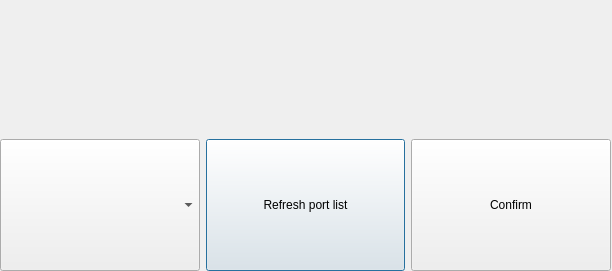
<?xml version="1.0" encoding="UTF-8"?>
<ui version="4.0">
 <class>Dialog</class>
 <widget class="QDialog" name="Dialog">
  <property name="geometry">
   <rect>
    <x>0</x>
    <y>0</y>
    <width>612</width>
    <height>271</height>
   </rect>
  </property>
  <property name="sizePolicy">
   <sizepolicy hsizetype="Minimum" vsizetype="Minimum">
    <horstretch>0</horstretch>
    <verstretch>0</verstretch>
   </sizepolicy>
  </property>
  <property name="windowTitle">
   <string>Dialog</string>
  </property>
  <widget class="QWidget" name="verticalLayoutWidget">
   <property name="geometry">
    <rect>
     <x>0</x>
     <y>0</y>
     <width>611</width>
     <height>271</height>
    </rect>
   </property>
   <layout class="QVBoxLayout" name="verticalLayout">
    <property name="sizeConstraint">
     <enum>QLayout::SetMaximumSize</enum>
    </property>
    <item>
     <widget class="QLabel" name="label">
      <property name="text">
       <string/>
      </property>
      <property name="pixmap">
       <pixmap resource="resources.qrc">:/images/logo.jpg</pixmap>
      </property>
      <property name="alignment">
       <set>Qt::AlignCenter</set>
      </property>
     </widget>
    </item>
    <item>
     <layout class="QHBoxLayout" name="horizontalLayout">
      <property name="sizeConstraint">
       <enum>QLayout::SetMinimumSize</enum>
      </property>
      <item>
       <widget class="QComboBox" name="port_list">
        <property name="sizePolicy">
         <sizepolicy hsizetype="Preferred" vsizetype="Minimum">
          <horstretch>0</horstretch>
          <verstretch>0</verstretch>
         </sizepolicy>
        </property>
       </widget>
      </item>
      <item>
       <widget class="QPushButton" name="refresh_button">
        <property name="sizePolicy">
         <sizepolicy hsizetype="Minimum" vsizetype="Minimum">
          <horstretch>0</horstretch>
          <verstretch>0</verstretch>
         </sizepolicy>
        </property>
        <property name="cursor">
         <cursorShape>PointingHandCursor</cursorShape>
        </property>
        <property name="text">
         <string>Refresh port list</string>
        </property>
       </widget>
      </item>
      <item>
       <widget class="QPushButton" name="confirm_button">
        <property name="sizePolicy">
         <sizepolicy hsizetype="Minimum" vsizetype="Minimum">
          <horstretch>0</horstretch>
          <verstretch>0</verstretch>
         </sizepolicy>
        </property>
        <property name="cursor">
         <cursorShape>PointingHandCursor</cursorShape>
        </property>
        <property name="text">
         <string>Confirm</string>
        </property>
       </widget>
      </item>
     </layout>
    </item>
   </layout>
  </widget>
 </widget>
 <resources>
  <include location="resources.qrc"/>
 </resources>
 <connections/>
</ui>
